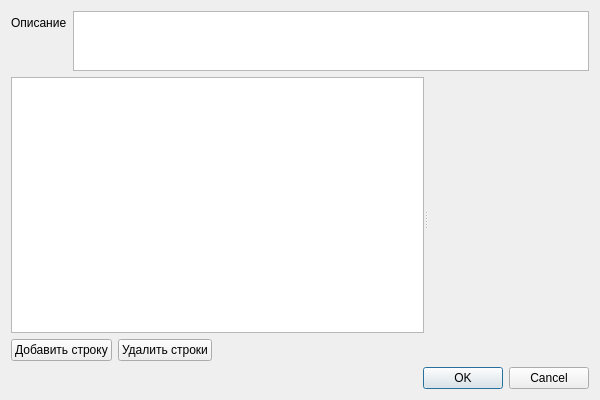
<?xml version="1.0" encoding="UTF-8"?>
<ui version="4.0">
 <class>CalibrationDialog</class>
 <widget class="QDialog" name="CalibrationDialog">
  <property name="geometry">
   <rect>
    <x>0</x>
    <y>0</y>
    <width>600</width>
    <height>400</height>
   </rect>
  </property>
  <property name="windowTitle">
   <string>Редактор тарировки</string>
  </property>
  <layout class="QVBoxLayout" name="verticalLayout" stretch="0,1,0">
   <item>
    <layout class="QFormLayout" name="formLayout">
     <item row="0" column="0">
      <widget class="QLabel" name="labelDescription">
       <property name="text">
        <string>Описание</string>
       </property>
      </widget>
     </item>
     <item row="0" column="1">
      <widget class="QTextEdit" name="descriptionEdit">
       <property name="sizePolicy">
        <sizepolicy hsizetype="Expanding" vsizetype="Fixed">
         <horstretch>0</horstretch>
         <verstretch>0</verstretch>
        </sizepolicy>
       </property>
       <property name="minimumSize">
        <size>
         <width>0</width>
         <height>40</height>
        </size>
       </property>
       <property name="maximumSize">
        <size>
         <width>16777215</width>
         <height>60</height>
        </size>
       </property>
      </widget>
     </item>
    </layout>
   </item>
   <item>
    <widget class="QSplitter" name="splitter">
     <property name="orientation">
      <enum>Qt::Orientation::Horizontal</enum>
     </property>
     <widget class="QWidget" name="tableWidget">
      <layout class="QVBoxLayout" name="verticalLayout_2">
       <item>
        <widget class="qds::BaseTableView" name="tableView"/>
       </item>
       <item>
        <layout class="QHBoxLayout" name="horizontalLayout">
         <item>
          <widget class="QPushButton" name="addButton">
           <property name="text">
            <string>Добавить строку</string>
           </property>
          </widget>
         </item>
         <item>
          <widget class="QPushButton" name="removeButton">
           <property name="text">
            <string>Удалить строки</string>
           </property>
          </widget>
         </item>
         <item>
          <spacer name="horizontalSpacer">
           <property name="orientation">
            <enum>Qt::Orientation::Horizontal</enum>
           </property>
           <property name="sizeHint" stdset="0">
            <size>
             <width>40</width>
             <height>20</height>
            </size>
           </property>
          </spacer>
         </item>
        </layout>
       </item>
      </layout>
     </widget>
     <widget class="qds::CalibrationPlot" name="plotWidget" native="true"/>
    </widget>
   </item>
   <item>
    <widget class="QDialogButtonBox" name="buttonBox">
     <property name="standardButtons">
      <set>QDialogButtonBox::StandardButton::Cancel|QDialogButtonBox::StandardButton::Ok</set>
     </property>
    </widget>
   </item>
  </layout>
 </widget>
 <customwidgets>
  <customwidget>
   <class>qds::CalibrationPlot</class>
   <extends>QWidget</extends>
   <header>calibrationplot.h</header>
  </customwidget>
  <customwidget>
   <class>qds::BaseTableView</class>
   <extends>QTableView</extends>
   <header>basetableview.h</header>
  </customwidget>
 </customwidgets>
 <resources/>
 <connections/>
</ui>
